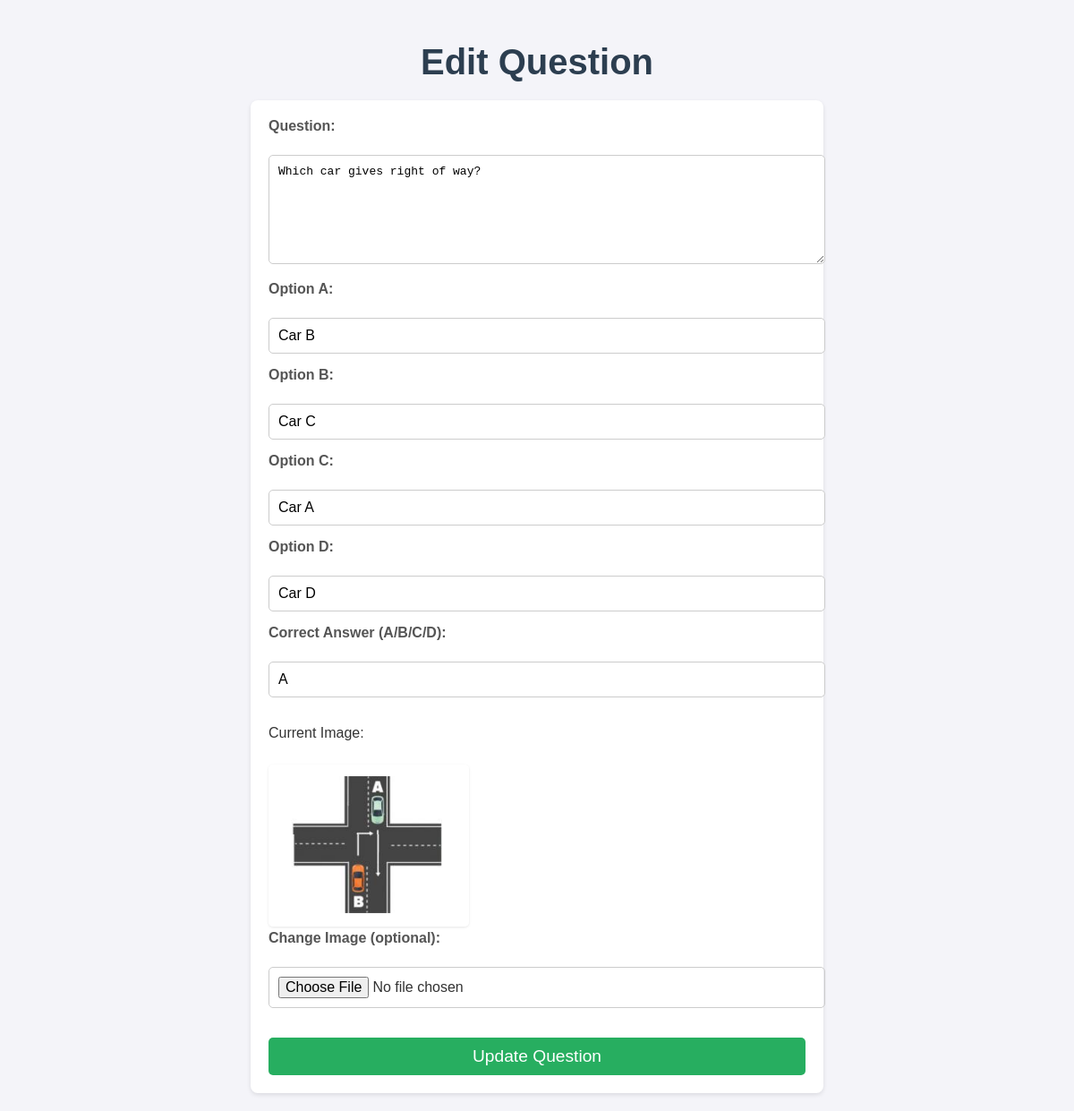
Screenshot of /edit_question/4 with the database file from the repository.
### app.py (models this page shows)
class Question(db.Model):
    id = db.Column(db.Integer, primary_key=True)
    question_text = db.Column(db.String(500), nullable=False)
    option_a = db.Column(db.String(200), nullable=False)
    option_b = db.Column(db.String(200), nullable=False)
    option_c = db.Column(db.String(200), nullable=False)
    option_d = db.Column(db.String(200), nullable=False)
    correct_answer = db.Column(db.String(1), nullable=False)
    image_filename = db.Column(db.String(100), nullable=True)

### app.py (the view, shortened to what this page needs)
@app.route('/edit_question/<int:id>', methods=['GET', 'POST'])
def edit_question(id):
    question = Question.query.get_or_404(id)
    return render_template('edit_question.html', question=question)

### templates/edit_question.html (shortened to what this page needs)
<!DOCTYPE html>
<html lang="en">
<head>
    <link rel="stylesheet" href="{{ url_for('static', filename='css/style4.css') }}">
</head>
<body>
    <h1>Edit Question</h1>
    <form method="POST" enctype="multipart/form-data">
        <label>Question:</label><br>
        <textarea name="question_text" required>{{ question.question_text }}</textarea><br>
        <label>Option A:</label><br>
        <input type="text" name="option_a" value="{{ question.option_a }}" required><br>
        <label>Option B:</label><br>
        <input type="text" name="option_b" value="{{ question.option_b }}" required><br>
        <label>Option C:</label><br>
        <input type="text" name="option_c" value="{{ question.option_c }}" required><br>
        <label>Option D:</label><br>
        <input type="text" name="option_d" value="{{ question.option_d }}" required><br>
        <label>Correct Answer (A/B/C/D):</label><br>
        <input type="text" name="correct_answer" value="{{ question.correct_answer }}" required><br>
        {% if question.image_filename %}
        <p>Current Image:</p>
        <img src="{{ url_for('uploaded_file', filename=question.image_filename) }}" alt="Question Image"><br>
        {% endif %}
        <label>Change Image (optional):</label><br>
        <input type="file" name="image"><br><br>
        <button type="submit">Update Question</button>
    </form>
</body>
</html>

### static/css/style4.css (style rules this page uses)
body { font-family: Arial, sans-serif; background-color: #f4f4f9; color: #333; margin: 0; padding: 20px; display: flex; flex-direction: column; align-items: center; justify-content: center; min-height: 100vh; }
h1 { font-size: 2.5em; color: #2c3e50; margin-bottom: 20px; text-align: center; }
form { max-width: 600px; width: 100%; background-color: #ffffff; padding: 20px; border-radius: 8px; box-shadow: 0 2px 5px rgba(0, 0, 0, 0.1); }
form label { font-weight: bold; margin-bottom: 5px; display: block; color: #555; }
form input[type="text"], form textarea, form input[type="file"] { width: 100%; padding: 10px; margin-bottom: 15px; border: 1px solid #ccc; border-radius: 5px; font-size: 1em; }
form textarea { resize: vertical; height: 100px; }
form img { max-width: 100%; margin-top: 10px; border-radius: 5px; box-shadow: 0 1px 3px rgba(0, 0, 0, 0.1); }
form button { background-color: #27ae60; color: #fff; padding: 10px; font-size: 1.2em; border: none; border-radius: 5px; cursor: pointer; transition: background-color 0.3s ease; text-align: center; width: 100%; }

### rows the page displays
Question: question_text "Which car gives right of way?", option_a "Car B", option_b "Car C", option_c "Car A", option_d "Car D", correct_answer "A", image_filename (picture)
